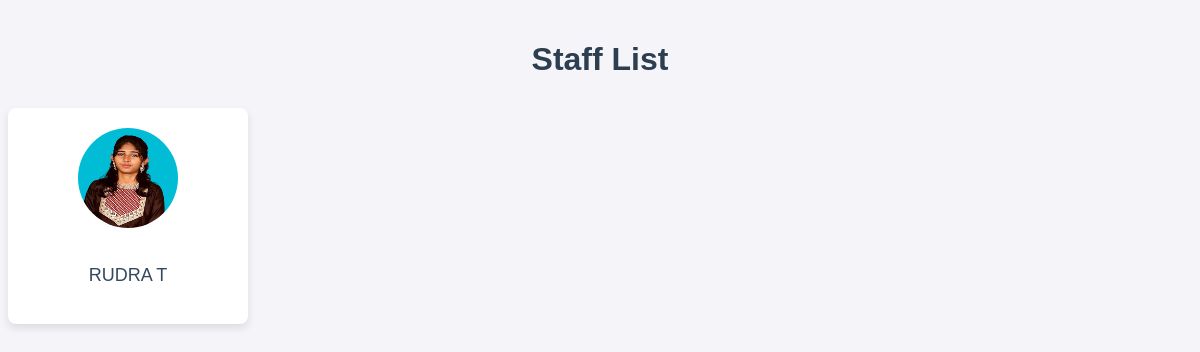
The app's page /stafflist/ with its own data.
### collegeapp/models.py (models this page shows)
class Staff(models.Model):
    name=models.CharField(max_length=100)
    photo=models.ImageField(upload_to='staff_photo')

### collegeapp/views.py (the view)
# urls.py: path('stafflist/',views.stafflist,name='stafflist'),
def stafflist(request):
    staff=Staff.objects.all()
    return render(request,'staff_list.html',{'staff':staff})

### collegeapp/templates/staff_list.html (shortened to what this page needs)
<!DOCTYPE html>
<html lang="en">
<head>
</head>
<body>
    <h1>Staff List</h1>
    <div class="staff-container">
        {% for st in staff %}
        <div class="staff-card">
            <img src="{{ st.photo.url }}" width="100" height="100" alt="Staff Photo">
            <p>{{ st.name }}</p>
        </div>
        {% endfor %}
    </div>
</body>
</html>

### collegeapp/templates/staff_list.html (style rules this page uses)
body { font-family: 'Arial', sans-serif; background-color: #f4f4f9; margin: 0; padding: 20px; }
h1 { text-align: center; color: #2c3e50; margin-bottom: 30px; }
.staff-container { display: grid; grid-template-columns: repeat(auto-fill, minmax(200px, 1fr)); gap: 20px; justify-items: center; }
.staff-card { background-color: white; padding: 20px; text-align: center; border-radius: 8px; box-shadow: 0 4px 8px rgba(0, 0, 0, 0.1); width: 200px; }
.staff-card img { border-radius: 50%; margin-bottom: 15px; }
.staff-card p { font-size: 18px; color: #34495e; }

### records on screen
Staff: photo (picture), name "RUDRA T"
